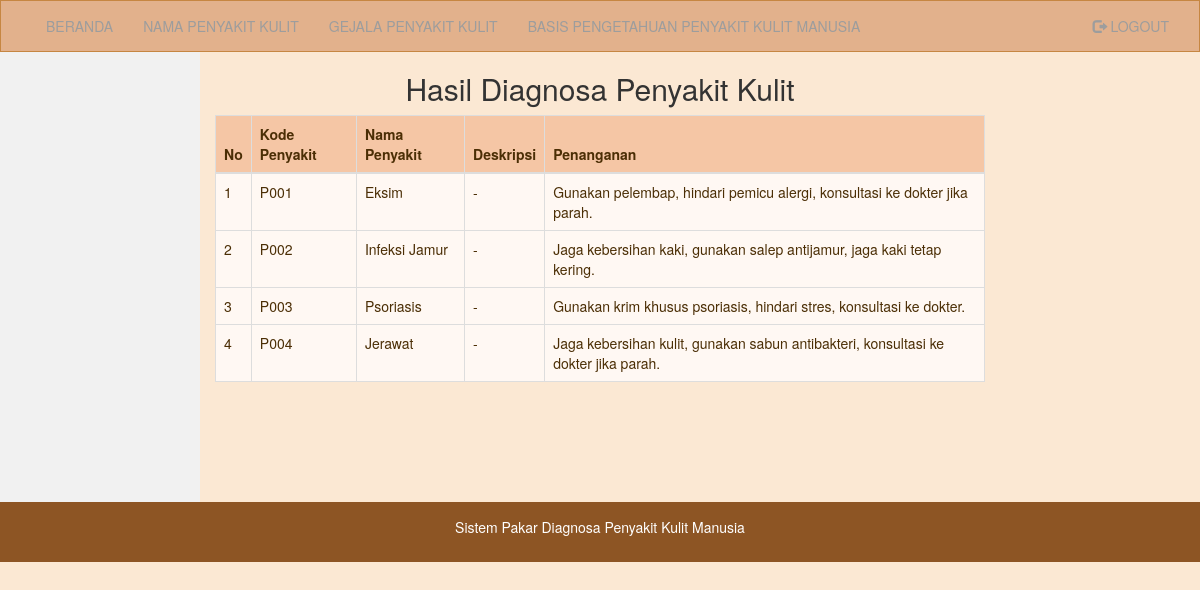
The page /hasildiagnosa.php on the database its author committed.
### tables this page shows
CREATE TABLE `penyakit` (
  `idpenyakit` varchar(20) NOT NULL,
  `namapenyakit` varchar(1000) NOT NULL,
  `bagiankulit` varchar(50) NOT NULL,
  `penanganan` text NOT NULL
);

### hasildiagnosa.php (the view, shortened to what this page needs)
<?php
include('koneksi.php');
?>
<!DOCTYPE html>
<html lang="en">
<head>
  <link rel="stylesheet" href="https://maxcdn.bootstrapcdn.com/bootstrap/3.3.7/css/bootstrap.min.css">
  <link rel="stylesheet" href="css/style.css">
</head>
<body>
<nav class="navbar navbar-inverse">
  <div class="container-fluid">
    <div class="collapse navbar-collapse" id="myNavbar">
      <ul class="nav navbar-nav">
        <li><a href="homeadmin.php">BERANDA</a></li>
        <li><a href="penyakit.php">NAMA PENYAKIT KULIT</a></li>
        <li><a href="gejala.php">GEJALA PENYAKIT KULIT</a></li>
        <li><a href="basispengetahuan.php">BASIS PENGETAHUAN PENYAKIT KULIT MANUSIA</a></li>
      </ul>
      <ul class="nav navbar-nav navbar-right">
        <li><a href="logout.php"><span class="glyphicon glyphicon-log-out"></span> LOGOUT</a></li>
      </ul>
    </div>
  </div>
</nav>
<div class="container-fluid text-center">
  <div class="row content">
    <div class="col-sm-2 sidenav">
    </div>
    <div class="col-sm-8 text-left">
      <h2 class="text-center">Hasil Diagnosa Penyakit Kulit</h2>
      <div class="table-responsive">
        <table class="table table-bordered table-striped">
          <thead>
            <tr>
              <th>No</th>
              <th>Kode Penyakit</th>
              <th>Nama Penyakit</th>
              <th>Deskripsi</th>
              <th>Penanganan</th>
            </tr>
          </thead>
          <tbody>
            <?php
            $no = 1;
            $query = mysqli_query($konek_db, "SELECT * FROM penyakit");
            while ($data = mysqli_fetch_array($query)) {
              echo '<tr>';
              echo '<td>' . $no++ . '</td>';
              echo '<td>' . $data['idpenyakit'] . '</td>';
              echo '<td>' . $data['namapenyakit'] . '</td>';
              echo '<td>' . (isset($data['deskripsi']) ? $data['deskripsi'] : '-') . '</td>';
              echo '<td>' . (isset($data['penanganan']) ? $data['penanganan'] : '-') . '</td>';
              echo '</tr>';
            }
            ?>
          </tbody>
        </table>
      </div>
    </div>
  </div>
</div>
<footer class="container-fluid text-center">
  <p>Sistem Pakar Diagnosa Penyakit Kulit Manusia</p>
</footer>
</body>
</html>

### css/style.css (style rules this page uses)
:root { --kulit-muda: #fbe8d3; --kulit-peach: #f5c6a5; --kulit-tan: #e2b18c; --kulit-medium: #c68642; --kulit-brown: #8d5524; }
body { background-color: var(--kulit-muda) !important; }
.navbar { margin-bottom: 0; border-radius: 0; background-color: var(--kulit-tan) !important; border-color: var(--kulit-medium) !important; color: #4b2e05 !important; }
.row.content { height: 450px }
.sidenav { padding-top: 20px; background-color: #f1f1f1; height: 100%; }
footer { background-color: var(--kulit-brown) !important; color: #fff !important; padding: 15px; }
.table > thead > tr > th { background-color: var(--kulit-peach) !important; color: #4b2e05 !important; }
.table > tbody > tr > td { background-color: #fff8f3 !important; color: #4b2e05 !important; }

### rows shown on the page
penyakit: idpenyakit "P001", namapenyakit "Eksim", penanganan "Gunakan pelembap, hindari pemicu alergi, konsultasi ke dokter jika parah."
penyakit: idpenyakit "P002", namapenyakit "Infeksi Jamur", penanganan "Jaga kebersihan kaki, gunakan salep antijamur, jaga kaki tetap kering."
penyakit: idpenyakit "P003", namapenyakit "Psoriasis", penanganan "Gunakan krim khusus psoriasis, hindari stres, konsultasi ke dokter."
penyakit: idpenyakit "P004", namapenyakit "Jerawat", penanganan "Jaga kebersihan kulit, gunakan sabun antibakteri, konsultasi ke dokter jika parah."
